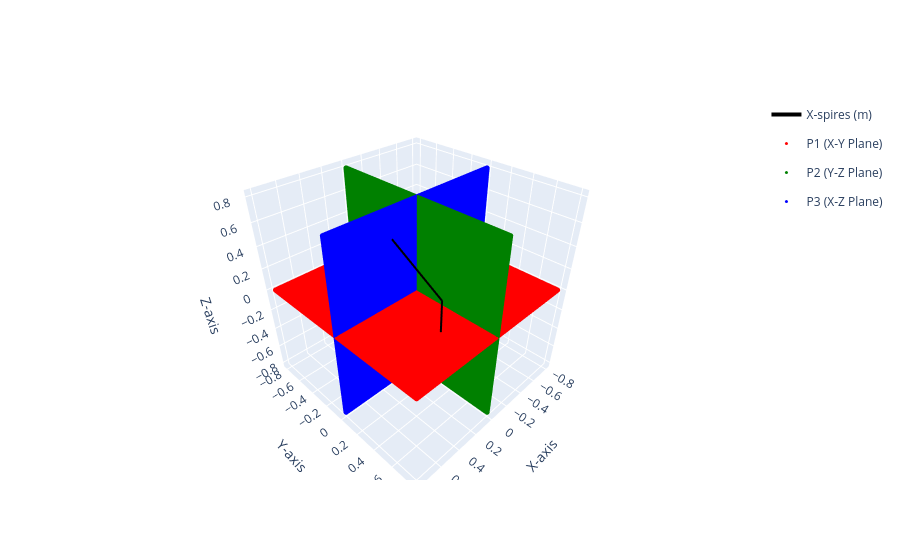

This figure's notebook cell:
### Markdown cell above
Set Simulation grid

### Code cell
# Generar grid
X, Y, Z = sim.generate_range([-0.8, 0.8],[-0.8, 0.8], [-0.8, 0.8], step_size_x = grid_length_size)

hplot.plot_grid(X, Y, Z, f0)

### Figure 1 — Plotly figure (JSON) as saved in the notebook; plotly's stock layout.template omitted (floating-point values rounded to 4 significant figures; data arrays with more than 128 entries replaced by an {"elided": "..."} marker saying what was removed)
{"data": [{"legendgroup": "X-spires (m)", "line": {"color": "black", "width": 4}, "mode": "lines", "name": "X-spires (m)", "showlegend": true, "type": "scatter3d", "x": {"elided": "600 float values"}, "y": {"elided": "600 float values"}, "z": {"elided": "600 float values"}}, {"legendgroup": "X-spires (m)", "line": {"color": "black", "width": 4}, "mode": "lines", "showlegend": false, "type": "scatter3d", "x": {"elided": "600 float values"}, "y": {"elided": "600 float values"}, "z": {"elided": "600 float values"}}, {"marker": {"color": "red", "size": 3}, "mode": "markers", "name": "P1 (X-Y Plane)", "type": "scatter3d", "x": {"elided": "26569 float values"}, "y": {"elided": "26569 float values"}, "z": {"elided": "26569 float values"}}, {"marker": {"color": "green", "size": 3}, "mode": "markers", "name": "P2 (Y-Z Plane)", "type": "scatter3d", "x": {"elided": "26569 float values"}, "y": {"elided": "26569 float values"}, "z": {"elided": "26569 float values"}}, {"marker": {"color": "blue", "size": 3}, "mode": "markers", "name": "P3 (X-Z Plane)", "type": "scatter3d", "x": {"elided": "26569 float values"}, "y": {"elided": "26569 float values"}, "z": {"elided": "26569 float values"}}], "layout": {"scene": {"xaxis": {"title": {"text": "X-axis"}}, "yaxis": {"title": {"text": "Y-axis"}}, "zaxis": {"title": {"text": "Z-axis"}}}}}
